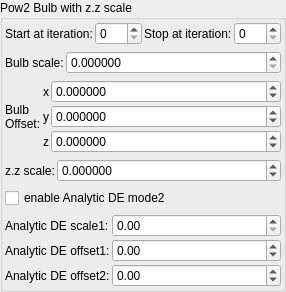
    <widget class="QGroupBox" name="groupBox_7">
     <property name="title">
      <string>Pow2 Bulb with z.z scale</string>
     </property>
     <layout class="QVBoxLayout" name="verticalLayout_10">
      <property name="leftMargin">
       <number>2</number>
      </property>
      <property name="topMargin">
       <number>2</number>
      </property>
      <property name="rightMargin">
       <number>2</number>
      </property>
      <property name="bottomMargin">
       <number>2</number>
      </property>
      <item>
       <layout class="QGridLayout" name="gridLayout_80">
        <property name="spacing">
         <number>2</number>
        </property>
        <item row="2" column="1">
         <widget class="MySpinBox" name="spinboxInt_transf_start_iterations_A">
          <property name="sizePolicy">
           <sizepolicy hsizetype="Minimum" vsizetype="Maximum">
            <horstretch>0</horstretch>
            <verstretch>0</verstretch>
           </sizepolicy>
          </property>
          <property name="minimum">
           <number>0</number>
          </property>
          <property name="maximum">
           <number>999</number>
          </property>
          <property name="value">
           <number>0</number>
          </property>
         </widget>
        </item>
        <item row="2" column="0">
         <widget class="QLabel" name="label_72">
          <property name="text">
           <string>Start at iteration:</string>
          </property>
         </widget>
        </item>
        <item row="2" column="3">
         <widget class="MySpinBox" name="spinboxInt_transf_stop_iterations_A">
          <property name="sizePolicy">
           <sizepolicy hsizetype="Preferred" vsizetype="Maximum">
            <horstretch>0</horstretch>
            <verstretch>0</verstretch>
           </sizepolicy>
          </property>
          <property name="maximum">
           <number>999</number>
          </property>
         </widget>
        </item>
        <item row="2" column="2">
         <widget class="QLabel" name="label_52">
          <property name="text">
           <string>Stop at iteration:</string>
          </property>
         </widget>
        </item>
       </layout>
      </item>
      <item>
       <layout class="QGridLayout" name="gridLayout_84" columnstretch="0,1">
        <property name="spacing">
         <number>2</number>
        </property>
        <item row="2" column="0">
         <widget class="QLabel" name="label_77">
          <property name="text">
           <string>Bulb scale:</string>
          </property>
         </widget>
        </item>
        <item row="2" column="1">
         <widget class="MyDoubleSpinBox" name="spinbox_transf_scaleG_1">
          <property name="sizePolicy">
           <sizepolicy hsizetype="Minimum" vsizetype="Maximum">
            <horstretch>0</horstretch>
            <verstretch>0</verstretch>
           </sizepolicy>
          </property>
          <property name="prefix">
           <string/>
          </property>
          <property name="suffix">
           <string/>
          </property>
          <property name="decimals">
           <number>6</number>
          </property>
          <property name="minimum">
           <double>0.000000000000000</double>
          </property>
          <property name="maximum">
           <double>99.998999999999995</double>
          </property>
          <property name="singleStep">
           <double>0.100000000000000</double>
          </property>
         </widget>
        </item>
       </layout>
      </item>
      <item>
       <layout class="QGridLayout" name="gridLayout_65" columnstretch="0,0,0,1">
        <property name="spacing">
         <number>2</number>
        </property>
        <item row="3" column="2">
         <widget class="QLabel" name="label_125">
          <property name="text">
           <string notr="true">z</string>
          </property>
         </widget>
        </item>
        <item row="1" column="2">
         <widget class="QLabel" name="label_129">
          <property name="text">
           <string notr="true">x</string>
          </property>
         </widget>
        </item>
        <item row="1" column="3">
         <widget class="MyDoubleSpinBox" name="spinbox3_transf_offset_000_x">
          <property name="sizePolicy">
           <sizepolicy hsizetype="Minimum" vsizetype="Maximum">
            <horstretch>0</horstretch>
            <verstretch>0</verstretch>
           </sizepolicy>
          </property>
          <property name="prefix">
           <string/>
          </property>
          <property name="decimals">
           <number>6</number>
          </property>
          <property name="minimum">
           <double>-99.989999999999995</double>
          </property>
          <property name="singleStep">
           <double>0.100000000000000</double>
          </property>
         </widget>
        </item>
        <item row="2" column="3">
         <widget class="MyDoubleSpinBox" name="spinbox3_transf_offset_000_y">
          <property name="sizePolicy">
           <sizepolicy hsizetype="Minimum" vsizetype="Maximum">
            <horstretch>0</horstretch>
            <verstretch>0</verstretch>
           </sizepolicy>
          </property>
          <property name="decimals">
           <number>6</number>
          </property>
          <property name="minimum">
           <double>-99.989999999999995</double>
          </property>
          <property name="maximum">
           <double>99.989999999999995</double>
          </property>
          <property name="singleStep">
           <double>0.100000000000000</double>
          </property>
         </widget>
        </item>
        <item row="2" column="2">
         <widget class="QLabel" name="label_130">
          <property name="text">
           <string notr="true">y</string>
          </property>
         </widget>
        </item>
        <item row="3" column="3">
         <widget class="MyDoubleSpinBox" name="spinbox3_transf_offset_000_z">
          <property name="sizePolicy">
           <sizepolicy hsizetype="Minimum" vsizetype="Maximum">
            <horstretch>0</horstretch>
            <verstretch>0</verstretch>
           </sizepolicy>
          </property>
          <property name="decimals">
           <number>6</number>
          </property>
          <property name="minimum">
           <double>-99.989999999999995</double>
          </property>
          <property name="maximum">
           <double>99.989999999999995</double>
          </property>
          <property name="singleStep">
           <double>0.100000000000000</double>
          </property>
         </widget>
        </item>
        <item row="1" column="1" rowspan="3">
         <widget class="QLabel" name="label_258">
          <property name="text">
           <string>Bulb
Offset:</string>
          </property>
         </widget>
        </item>
       </layout>
      </item>
      <item>
       <layout class="QGridLayout" name="gridLayout" columnstretch="0,1">
        <property name="spacing">
         <number>2</number>
        </property>
        <item row="1" column="1">
         <widget class="MyDoubleSpinBox" name="spinbox_boxfold_bulbpow2_z_factor">
          <property name="sizePolicy">
           <sizepolicy hsizetype="Minimum" vsizetype="Maximum">
            <horstretch>0</horstretch>
            <verstretch>0</verstretch>
           </sizepolicy>
          </property>
          <property name="prefix">
           <string/>
          </property>
          <property name="suffix">
           <string/>
          </property>
          <property name="decimals">
           <number>6</number>
          </property>
          <property name="minimum">
           <double>-99.000000000000000</double>
          </property>
          <property name="maximum">
           <double>99.000000000000000</double>
          </property>
          <property name="singleStep">
           <double>0.100000000000000</double>
          </property>
         </widget>
        </item>
        <item row="1" column="0">
         <widget class="QLabel" name="label_8">
          <property name="text">
           <string>z.z scale:</string>
          </property>
         </widget>
        </item>
       </layout>
      </item>
      <item>
       <widget class="MyCheckBox" name="checkBox_analyticDE_enabled_false">
        <property name="text">
         <string>enable Analytic DE mode2</string>
        </property>
       </widget>
      </item>
      <item>
       <layout class="QGridLayout" name="gridLayout_26" columnstretch="0,0,1">
        <property name="spacing">
         <number>2</number>
        </property>
        <item row="1" column="1">
         <widget class="QLabel" name="label_177">
          <property name="text">
           <string>Analytic DE offset1:</string>
          </property>
         </widget>
        </item>
        <item row="0" column="1">
         <widget class="QLabel" name="label_176">
          <property name="text">
           <string>Analytic DE scale1:</string>
          </property>
         </widget>
        </item>
        <item row="2" column="1">
         <widget class="QLabel" name="label_178">
          <property name="text">
           <string>Analytic DE offset2:</string>
          </property>
         </widget>
        </item>
        <item row="0" column="2">
         <widget class="MyDoubleSpinBox" name="spinbox_analyticDE_scale_1">
          <property name="sizePolicy">
           <sizepolicy hsizetype="Minimum" vsizetype="Maximum">
            <horstretch>0</horstretch>
            <verstretch>0</verstretch>
           </sizepolicy>
          </property>
          <property name="prefix">
           <string/>
          </property>
          <property name="suffix">
           <string/>
          </property>
          <property name="decimals">
           <number>2</number>
          </property>
          <property name="minimum">
           <double>0.000000000000000</double>
          </property>
          <property name="maximum">
           <double>99.989999999999995</double>
          </property>
          <property name="singleStep">
           <double>0.100000000000000</double>
          </property>
         </widget>
        </item>
        <item row="1" column="2">
         <widget class="MyDoubleSpinBox" name="spinbox_analyticDE_offset_1">
          <property name="sizePolicy">
           <sizepolicy hsizetype="Minimum" vsizetype="Maximum">
            <horstretch>0</horstretch>
            <verstretch>0</verstretch>
           </sizepolicy>
          </property>
          <property name="prefix">
           <string/>
          </property>
          <property name="suffix">
           <string/>
          </property>
          <property name="decimals">
           <number>2</number>
          </property>
          <property name="minimum">
           <double>-99.989999999999995</double>
          </property>
          <property name="maximum">
           <double>99.989999999999995</double>
          </property>
          <property name="singleStep">
           <double>0.100000000000000</double>
          </property>
         </widget>
        </item>
        <item row="2" column="2">
         <widget class="MyDoubleSpinBox" name="spinbox_analyticDE_offset_2">
          <property name="sizePolicy">
           <sizepolicy hsizetype="Minimum" vsizetype="Maximum">
            <horstretch>0</horstretch>
            <verstretch>0</verstretch>
           </sizepolicy>
          </property>
          <property name="prefix">
           <string/>
          </property>
          <property name="suffix">
           <string/>
          </property>
          <property name="decimals">
           <number>2</number>
          </property>
          <property name="minimum">
           <double>-99.989999999999995</double>
          </property>
          <property name="maximum">
           <double>99.989999999999995</double>
          </property>
          <property name="singleStep">
           <double>0.100000000000000</double>
          </property>
         </widget>
        </item>
       </layout>
      </item>
     </layout>
    </widget>
